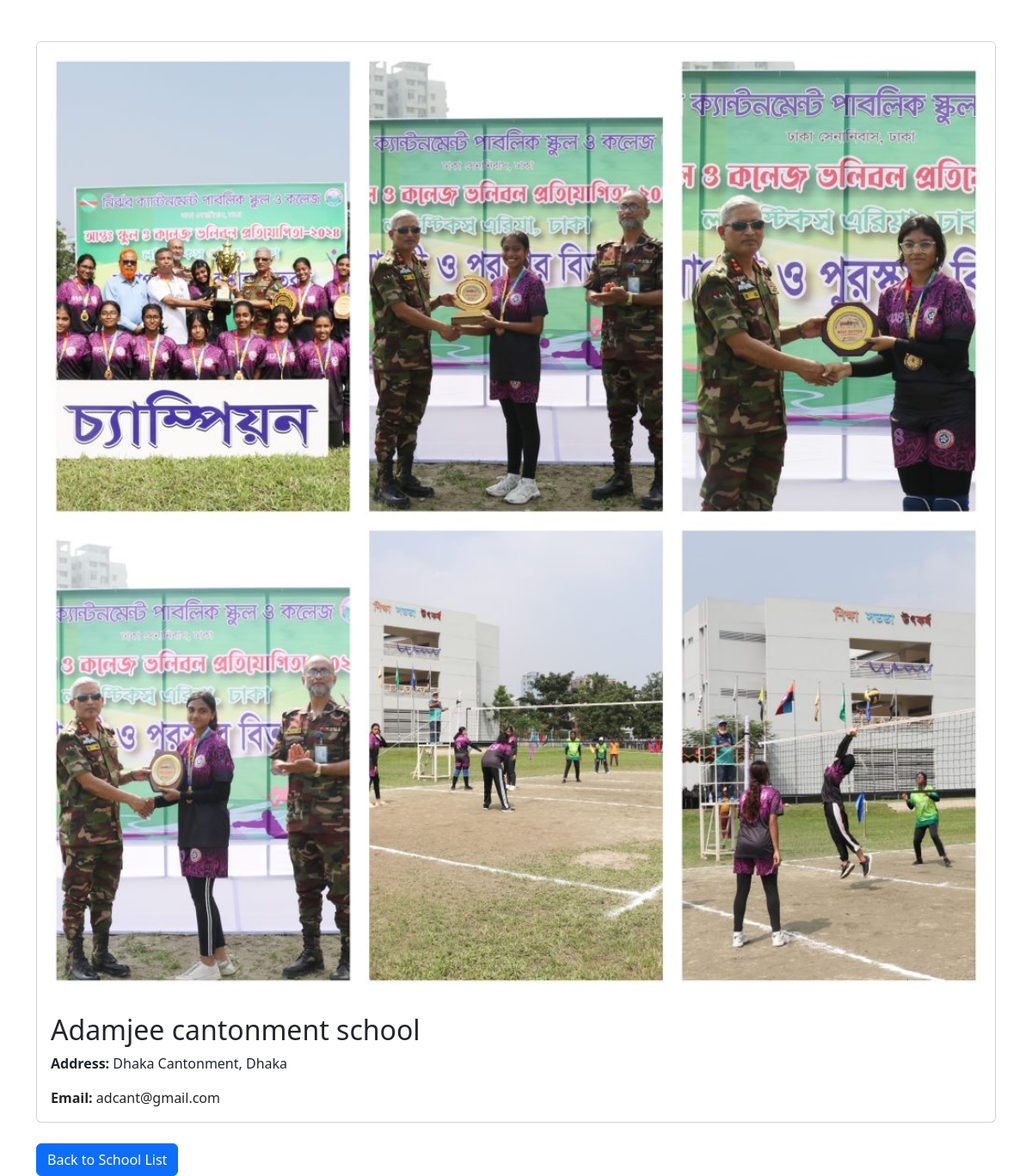
The app's page /supreme_leader/school/4/ with its own data.
### Admin/models.py (models this page shows, shortened)
class School(models.Model):
    name = models.CharField(max_length=255)
    address = models.CharField(max_length=255)
    contact_email = models.EmailField()
    unique_code = models.CharField(max_length=10, unique=True)  # For school registration
    qr_code = models.ImageField(upload_to='qrcodes/', null=True, blank=True)
    cover_photo = models.ImageField(upload_to='cover_photos/', blank=True, null=True)

### Admin/views/views.py (the view)
# urls.py: path('school/<int:school_id>/',school_detail, name='school_detail'),
def school_detail(request, school_id):
    school = get_object_or_404(School, id=school_id)
    return render(request, 'school_detail.html', {'school': school})

### Admin/templates/school_detail.html (shortened to what this page needs)
<!DOCTYPE html>
<html lang="en">
<head>
    <link href="https://cdn.jsdelivr.net/npm/bootstrap@5.3.0-alpha1/dist/css/bootstrap.min.css" rel="stylesheet">
</head>
<body>
<div class="container mt-5">
    <div class="card">
        {% if school.cover_photo %}
        <img src="{{ school.cover_photo.url }}" class="card-img-top" alt="Cover Photo for {{ school.name }}">
        {% endif %}
        <div class="card-body">
            <h2 class="card-title">{{ school.name }} </h2>
            <p class="card-text"><strong>Address:</strong> {{ school.address }}</p>
            <p class="card-text"><strong>Email:</strong> {{ school.contact_email }}</p>
        </div>
    </div>
    <a href="{% url 'school_list' %}" class="btn btn-primary mt-4">Back to School List</a>
</div>
</body>
</html>

### records on screen
School: cover_photo (picture), name "Adamjee cantonment school", address "Dhaka Cantonment, Dhaka", contact_email "adcant@gmail.com"
